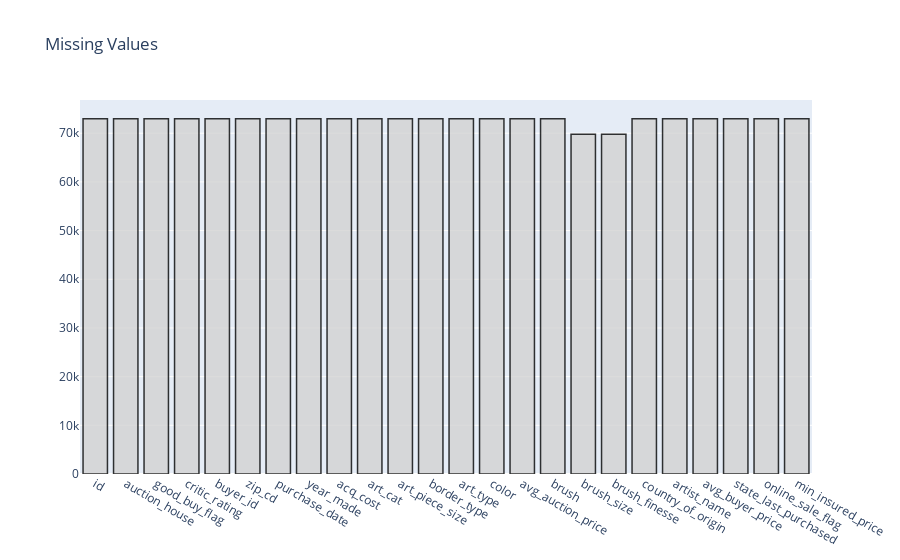

The notebook cell this image was saved under:
### Code cell
null_feat = pd.DataFrame(len(data['id']) - data.isnull().sum(), columns = ['Count'])

trace = go.Bar(x = null_feat.index, y = null_feat['Count'] ,opacity = 0.8, marker=dict(color = 'lightgrey',
        line=dict(color='#000000',width=1.5)))

layout = dict(title =  "Missing Values")
                    
fig = dict(data = [trace], layout=layout)
py.iplot(fig)

### Figure 1 — Plotly figure (JSON) as saved in the notebook; plotly's stock layout.template omitted (floating-point values rounded to 4 significant figures)
{"data": [{"marker": {"color": "lightgrey", "line": {"color": "#000000", "width": 1.5}}, "opacity": 0.8, "type": "bar", "x": ["id", "auction_house", "good_buy_flag", "critic_rating", "buyer_id", "zip_cd", "purchase_date", "year_made", "acq_cost", "art_cat", "art_piece_size", "border_type", "art_type", "color", "avg_auction_price", "brush", "brush_size", "brush_finesse", "country_of_origin", "artist_name", "avg_buyer_price", "state_last_purchased", "online_sale_flag", "min_insured_price"], "y": [72983, 72983, 72983, 72983, 72983, 72983, 72983, 72983, 72983, 72983, 72983, 72983, 72983, 72983, 72983, 72974, 69814, 69809, 72978, 72978, 72983, 72983, 72983, 72983]}], "layout": {"title": {"text": "Missing Values"}}}
